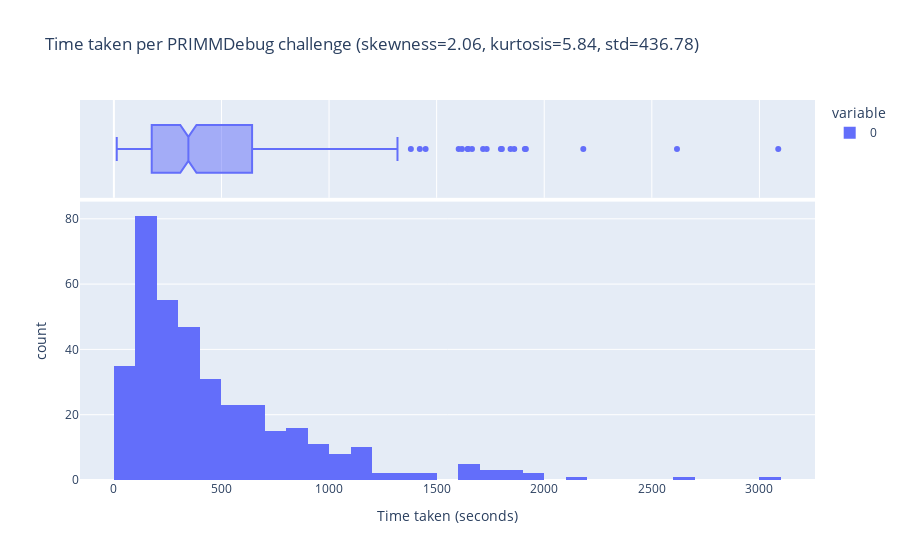
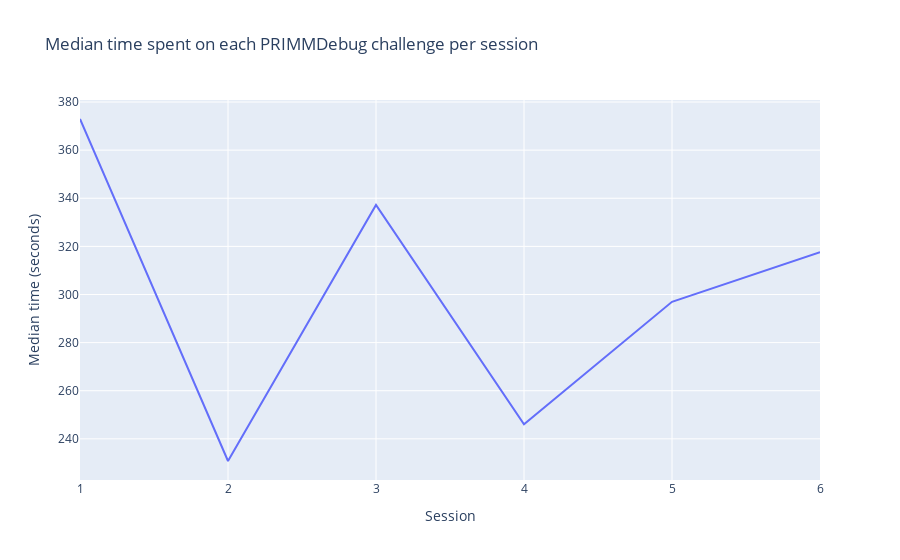
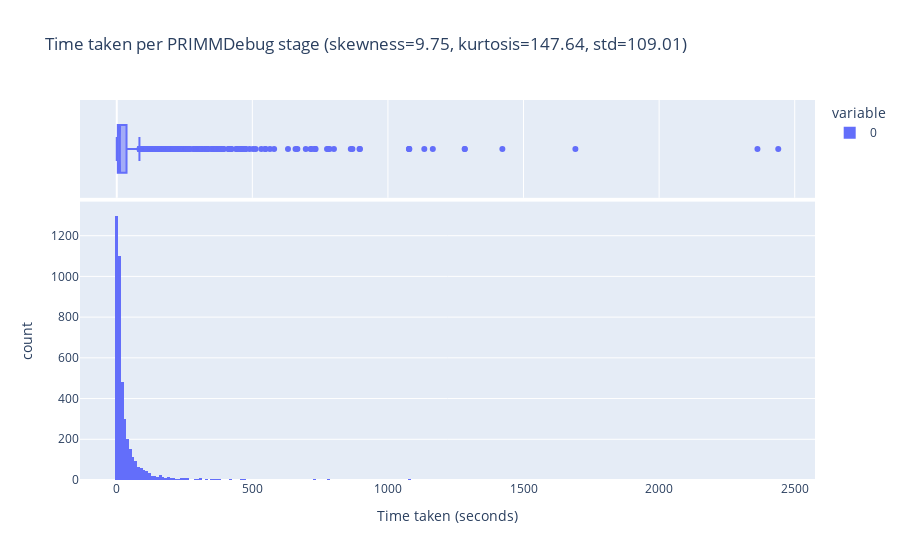

These figures' notebook cell, in order:
### Markdown cell above
### Time Taken

First, we present the distribution of times taken for each PRIMMDebug challenge and stage.

### Code cell
import numpy as np

#Time taken per PRIMMDebug challenge attempt
time_per_challenge_attempt: list[float] = [ExerciseLogProcessor.get_time_on_exercise(exercise) for exercise in EXERCISE_LOGS if hasattr(exercise,"end_time")]
import scipy.stats as stats

skewness = stats.skew(time_per_challenge_attempt, nan_policy='omit')
kurtosis = stats.kurtosis(time_per_challenge_attempt, nan_policy='omit')
sd = np.nanstd(time_per_challenge_attempt)

px.histogram(
    time_per_challenge_attempt, marginal="box",
    labels={"value": "Time taken (seconds)", "count": "Count"},
    title=f"Time taken per PRIMMDebug challenge (skewness={skewness:.2f}, kurtosis={kurtosis:.2f}, std={sd:.2f})"
).show()

#Time series for time per PRIMMDebug challenge attempt
median_time_per_challenge_per_session: dict[int, float] = {}
for session_id, logs in EXERCISE_LOGS_PER_SESSION.items():
    median_time_per_challenge = median([ExerciseLogProcessor.get_time_on_exercise(log) for log in logs if hasattr(log, "end_time")])
    median_time_per_challenge_per_session[session_id] = median_time_per_challenge

median_time_per_challenge_per_session = dict(sorted(median_time_per_challenge_per_session.items()))
px.line(
    x=median_time_per_challenge_per_session.keys(),
    y=median_time_per_challenge_per_session.values(),
    labels={"x": "Session", "y": "Median time (seconds)"},
    title="Median time spent on each PRIMMDebug challenge per session"
).show()

#Time taken per stage log
time_per_stage: list[float] = [StageLogProcessor.get_time_on_stage(stage) for stage in STAGE_LOGS if StageLogProcessor.get_time_on_stage(stage) is not None]
skewness_stage = stats.skew(time_per_stage, nan_policy='omit')
kurtosis_stage = stats.kurtosis(time_per_stage, nan_policy='omit')
std_stage = np.nanstd(time_per_stage)

px.histogram(
    time_per_stage,
    marginal="box",
    labels={"value": "Time taken (seconds)", "count": "Count"},
    title=f"Time taken per PRIMMDebug stage (skewness={skewness_stage:.2f}, kurtosis={kurtosis_stage:.2f}, std={std_stage:.2f})"
).show()

### Figure 1 — Plotly figure (JSON) as saved in the notebook; plotly's stock layout.template omitted (floating-point values rounded to 4 significant figures; data arrays with more than 128 entries replaced by an {"elided": "..."} marker saying what was removed)
{"data": [{"bingroup": "x", "hovertemplate": "variable=0<br>Time taken (seconds)=%{x}<br>count=%{y}<extra></extra>", "legendgroup": "0", "marker": {"color": "#636efa", "pattern": {"shape": ""}}, "name": "0", "orientation": "v", "showlegend": true, "type": "histogram", "x": {"elided": "377 float values"}, "xaxis": "x", "yaxis": "y"}, {"hovertemplate": "variable=0<br>Time taken (seconds)=%{x}<extra></extra>", "legendgroup": "0", "marker": {"color": "#636efa"}, "name": "0", "notched": true, "showlegend": false, "type": "box", "x": {"elided": "377 float values"}, "xaxis": "x2", "yaxis": "y2"}], "layout": {"barmode": "relative", "legend": {"title": {"text": "variable"}, "tracegroupgap": 0}, "title": {"text": "Time taken per PRIMMDebug challenge (skewness=2.06, kurtosis=5.84, std=436.78)"}, "xaxis": {"anchor": "y", "domain": [0, 1], "title": {"text": "Time taken (seconds)"}}, "xaxis2": {"anchor": "y2", "domain": [0, 1], "matches": "x", "showgrid": true, "showticklabels": false}, "yaxis": {"anchor": "x", "domain": [0, 0.7326], "title": {"text": "count"}}, "yaxis2": {"anchor": "x2", "domain": [0.7426, 1], "matches": "y2", "showgrid": false, "showline": false, "showticklabels": false, "ticks": ""}}}

### Figure 2 — Plotly figure (JSON) as saved in the notebook; plotly's stock layout.template omitted (floating-point values rounded to 4 significant figures)
{"data": [{"hovertemplate": "Session=%{x}<br>Median time (seconds)=%{y}<extra></extra>", "legendgroup": "", "line": {"color": "#636efa", "dash": "solid"}, "marker": {"symbol": "circle"}, "mode": "lines", "name": "", "orientation": "v", "showlegend": false, "type": "scatter", "x": [1, 2, 3, 4, 5, 6], "xaxis": "x", "y": [372.9, 230.8, 337.2, 246.1, 297.0, 317.6], "yaxis": "y"}], "layout": {"legend": {"tracegroupgap": 0}, "title": {"text": "Median time spent on each PRIMMDebug challenge per session"}, "xaxis": {"anchor": "y", "domain": [0, 1], "title": {"text": "Session"}}, "yaxis": {"anchor": "x", "domain": [0, 1], "title": {"text": "Median time (seconds)"}}}}

### Figure 3 — Plotly figure (JSON) as saved in the notebook; plotly's stock layout.template omitted (floating-point values rounded to 4 significant figures; data arrays with more than 128 entries replaced by an {"elided": "..."} marker saying what was removed)
{"data": [{"bingroup": "x", "hovertemplate": "variable=0<br>Time taken (seconds)=%{x}<br>count=%{y}<extra></extra>", "legendgroup": "0", "marker": {"color": "#636efa", "pattern": {"shape": ""}}, "name": "0", "orientation": "v", "showlegend": true, "type": "histogram", "x": {"elided": "4273 float values"}, "xaxis": "x", "yaxis": "y"}, {"hovertemplate": "variable=0<br>Time taken (seconds)=%{x}<extra></extra>", "legendgroup": "0", "marker": {"color": "#636efa"}, "name": "0", "notched": true, "showlegend": false, "type": "box", "x": {"elided": "4273 float values"}, "xaxis": "x2", "yaxis": "y2"}], "layout": {"barmode": "relative", "legend": {"title": {"text": "variable"}, "tracegroupgap": 0}, "title": {"text": "Time taken per PRIMMDebug stage (skewness=9.75, kurtosis=147.64, std=109.01)"}, "xaxis": {"anchor": "y", "domain": [0, 1], "title": {"text": "Time taken (seconds)"}}, "xaxis2": {"anchor": "y2", "domain": [0, 1], "matches": "x", "showgrid": true, "showticklabels": false}, "yaxis": {"anchor": "x", "domain": [0, 0.7326], "title": {"text": "count"}}, "yaxis2": {"anchor": "x2", "domain": [0.7426, 1], "matches": "y2", "showgrid": false, "showline": false, "showticklabels": false, "ticks": ""}}}
